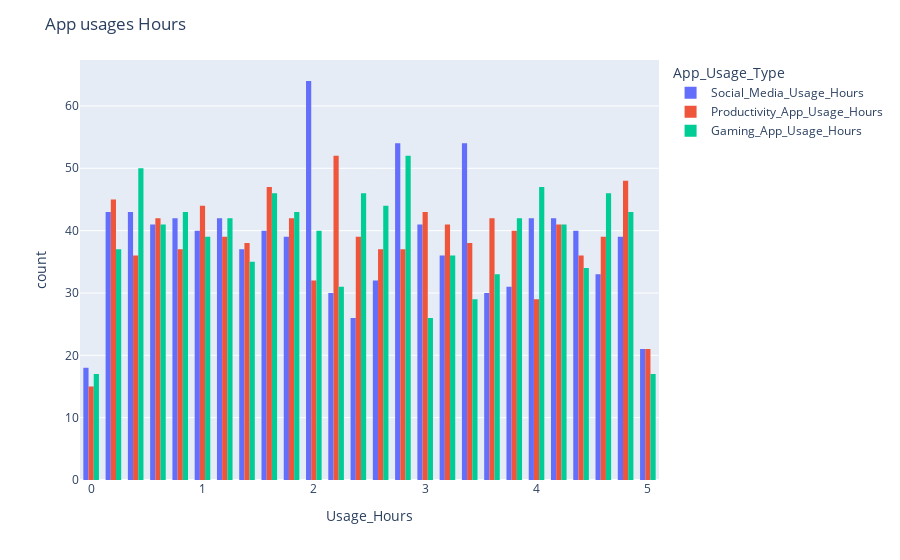

Notebook cell for this chart:
### Code cell
fig = px.histogram(
    work_type_df,
    x='Usage_Hours',
    color='App_Usage_Type',
    barmode='group',
    
)

fig.update_layout(
    title='App usages Hours ',
    bargap=0.3
)

fig.show()

### Figure 1 — Plotly figure (JSON) as saved in the notebook; plotly's stock layout.template omitted (floating-point values rounded to 4 significant figures; data arrays with more than 128 entries replaced by an {"elided": "..."} marker saying what was removed)
{"data": [{"alignmentgroup": "True", "bingroup": "x", "hovertemplate": "App_Usage_Type=Social_Media_Usage_Hours<br>Usage_Hours=%{x}<br>count=%{y}<extra></extra>", "legendgroup": "Social_Media_Usage_Hours", "marker": {"color": "#636efa", "pattern": {"shape": ""}}, "name": "Social_Media_Usage_Hours", "offsetgroup": "Social_Media_Usage_Hours", "orientation": "v", "showlegend": true, "type": "histogram", "x": {"elided": "1000 float values"}, "xaxis": "x", "yaxis": "y"}, {"alignmentgroup": "True", "bingroup": "x", "hovertemplate": "App_Usage_Type=Productivity_App_Usage_Hours<br>Usage_Hours=%{x}<br>count=%{y}<extra></extra>", "legendgroup": "Productivity_App_Usage_Hours", "marker": {"color": "#EF553B", "pattern": {"shape": ""}}, "name": "Productivity_App_Usage_Hours", "offsetgroup": "Productivity_App_Usage_Hours", "orientation": "v", "showlegend": true, "type": "histogram", "x": {"elided": "1000 float values"}, "xaxis": "x", "yaxis": "y"}, {"alignmentgroup": "True", "bingroup": "x", "hovertemplate": "App_Usage_Type=Gaming_App_Usage_Hours<br>Usage_Hours=%{x}<br>count=%{y}<extra></extra>", "legendgroup": "Gaming_App_Usage_Hours", "marker": {"color": "#00cc96", "pattern": {"shape": ""}}, "name": "Gaming_App_Usage_Hours", "offsetgroup": "Gaming_App_Usage_Hours", "orientation": "v", "showlegend": true, "type": "histogram", "x": {"elided": "1000 float values"}, "xaxis": "x", "yaxis": "y"}], "layout": {"bargap": 0.3, "barmode": "group", "legend": {"title": {"text": "App_Usage_Type"}, "tracegroupgap": 0}, "margin": {"t": 60}, "title": {"text": "App usages Hours "}, "xaxis": {"anchor": "y", "domain": [0, 1], "title": {"text": "Usage_Hours"}}, "yaxis": {"anchor": "x", "domain": [0, 1], "title": {"text": "count"}}}}
